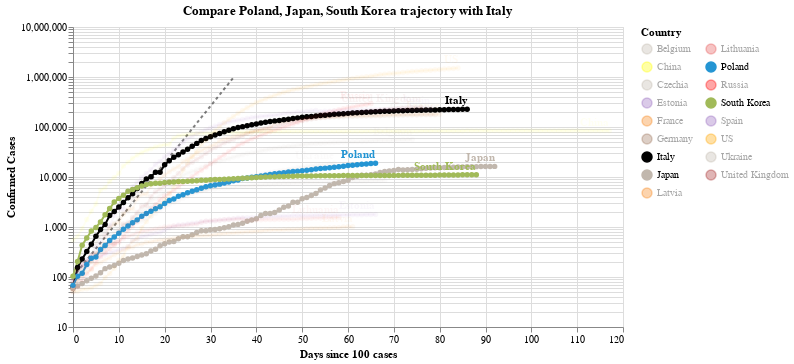

Notebook code cell kept with this figure:
### Code cell
#hide_input
chart3 = make_since_chart(dff2, ['Poland', 'Japan', 'South Korea'], baseline_countries)
chart3

### Figure 1 — Vega-Lite specification as saved in the notebook (floating-point values rounded to 4 significant figures; data arrays with more than 128 entries replaced by an {"elided": "..."} marker saying what was removed)
{"config": {"view": {"continuousWidth": 400, "continuousHeight": 300}}, "layer": [{"data": {"name": "data-628230001892d6798b50651be41d1b3e"}, "mark": {"type": "line", "color": "black", "opacity": 0.5, "strokeDash": [3, 3]}, "encoding": {"x": {"type": "quantitative", "field": "Days since 100 cases"}, "y": {"type": "quantitative", "field": "Confirmed Cases"}}}, {"data": {"name": "data-a562d78daed2bcba918662bddcca51cc"}, "mark": {"type": "line", "point": true}, "encoding": {"color": {"type": "nominal", "field": "Country", "legend": {"columns": 2}, "scale": {"domain": ["Belgium", "China", "Czechia", "Estonia", "France", "Germany", "Italy", "Japan", "Latvia", "Lithuania", "Poland", "Russia", "South Korea", "Spain", "US", "Ukraine", "United Kingdom"], "range": ["#C1B7AD", "yellow", "#C1B7AD", "#9467bd", "#F58518", "#9D755D", "black", "#C1B7AD", "#F58518", "#E45756", "#2495D3", "red", "#A1BA59", "#9467bd", "orange", "#C1B7AD", "brown"]}}, "opacity": {"condition": {"value": 1, "selection": "selector001"}, "value": 0.05}, "tooltip": [{"type": "nominal", "field": "Country"}, {"type": "temporal", "field": "Date"}, {"type": "quantitative", "field": "Confirmed Cases"}, {"type": "quantitative", "field": "Days since 100 cases"}], "x": {"type": "quantitative", "field": "Days since 100 cases"}, "y": {"type": "quantitative", "field": "Confirmed Cases", "scale": {"type": "log"}}}, "selection": {"selector001": {"type": "multi", "fields": ["Country"], "bind": "legend", "init": [{"Country": "Poland"}, {"Country": "Japan"}, {"Country": "South Korea"}, {"Country": "Italy"}]}}, "width": 550}, {"data": {"name": "data-a562d78daed2bcba918662bddcca51cc"}, "mark": {"type": "text", "align": "right", "dy": -8, "fontWeight": "bold"}, "encoding": {"color": {"type": "nominal", "field": "Country", "legend": {"columns": 2}, "scale": {"domain": ["Belgium", "China", "Czechia", "Estonia", "France", "Germany", "Italy", "Japan", "Latvia", "Lithuania", "Poland", "Russia", "South Korea", "Spain", "US", "Ukraine", "United Kingdom"], "range": ["#C1B7AD", "yellow", "#C1B7AD", "#9467bd", "#F58518", "#9D755D", "black", "#C1B7AD", "#F58518", "#E45756", "#2495D3", "red", "#A1BA59", "#9467bd", "orange", "#C1B7AD", "brown"]}}, "opacity": {"condition": {"value": 1, "selection": "selector001"}, "value": 0.05}, "text": {"type": "nominal", "field": "Country"}, "tooltip": [{"type": "nominal", "field": "Country"}, {"type": "temporal", "field": "Date"}, {"type": "quantitative", "field": "Confirmed Cases"}, {"type": "quantitative", "field": "Days since 100 cases"}], "x": {"type": "quantitative", "field": "Days since 100 cases"}, "y": {"type": "quantitative", "field": "Confirmed Cases", "scale": {"type": "log"}}}, "transform": [{"filter": "(datum['Date'] >= 1589760000000)"}], "width": 550}], "title": "Compare Poland, Japan, South Korea trajectory with Italy", "$schema": "https://vega.github.io/schema/vega-lite/v4.0.2.json", "datasets": {"data-628230001892d6798b50651be41d1b3e": [{"Days since 100 cases": 0, "Confirmed Cases": 100.0}, {"Days since 100 cases": 1, "Confirmed Cases": 130.0}, {"Days since 100 cases": 2, "Confirmed Cases": 169.0}, {"Days since 100 cases": 3, "Confirmed Cases": 219.7}, {"Days since 100 cases": 4, "Confirmed Cases": 285.6}, {"Days since 100 cases": 5, "Confirmed Cases": 371.3}, {"Days since 100 cases": 6, "Confirmed Cases": 482.7}, {"Days since 100 cases": 7, "Confirmed Cases": 627.5}, {"Days since 100 cases": 8, "Confirmed Cases": 815.7}, {"Days since 100 cases": 9, "Confirmed Cases": 1060.0}, {"Days since 100 cases": 10, "Confirmed Cases": 1379.0}, {"Days since 100 cases": 11, "Confirmed Cases": 1792.0}, {"Days since 100 cases": 12, "Confirmed Cases": 2330.0}, {"Days since 100 cases": 13, "Confirmed Cases": 3029.0}, {"Days since 100 cases": 14, "Confirmed Cases": 3937.0}, {"Days since 100 cases": 15, "Confirmed Cases": 5119.0}, {"Days since 100 cases": 16, "Confirmed Cases": 6654.0}, {"Days since 100 cases": 17, "Confirmed Cases": 8650.0}, {"Days since 100 cases": 18, "Confirmed Cases": 11250.0}, {"Days since 100 cases": 19, "Confirmed Cases": 14620.0}, {"Days since 100 cases": 20, "Confirmed Cases": 19000.0}, {"Days since 100 cases": 21, "Confirmed Cases": 24710.0}, {"Days since 100 cases": 22, "Confirmed Cases": 32120.0}, {"Days since 100 cases": 23, "Confirmed Cases": 41750.0}, {"Days since 100 cases": 24, "Confirmed Cases": 54280.0}, {"Days since 100 cases": 25, "Confirmed Cases": 70560.0}, {"Days since 100 cases": 26, "Confirmed Cases": 91730.0}, {"Days since 100 cases": 27, "Confirmed Cases": 119300.0}, {"Days since 100 cases": 28, "Confirmed Cases": 155000.0}, {"Days since 100 cases": 29, "Confirmed Cases": 201500.0}, {"Days since 100 cases": 30, "Confirmed Cases": 262000.0}, {"Days since 100 cases": 31, "Confirmed Cases": 340600.0}, {"Days since 100 cases": 32, "Confirmed Cases": 442800.0}, {"Days since 100 cases": 33, "Confirmed Cases": 575600.0}, {"Days since 100 cases": 34, "Confirmed Cases": 748300.0}, {"Days since 100 cases": 35, "Confirmed Cases": 972800.0}], "data-a562d78daed2bcba918662bddcca51cc": {"elided": "1312 records"}}}
